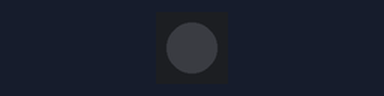
This sketch was run on a simulated ESP8266 (NodeMCU). Shown: 1 RGB LEDs in strip order, left to right. Dim RGB values are drawn brighter than linear; WiFi joins after 1.5 s; servers stay silent unless stated; network time is answered at once with the bench clock; the local clock reads 2024-03-15 10:24:30 at power-on unless the sketch sets it; not simulated (calls return 0 or success): secrets.h; what the sketch prints to the serial monitor is not drawn.

Above: at 0.1 s.
At 2.0 s:
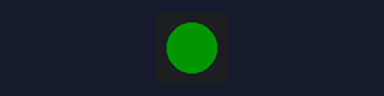
At 3.6 s:
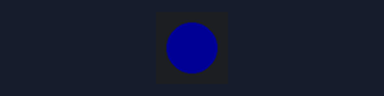
Timing chart, 0 to 5.2 s (numbered marks = the images above):
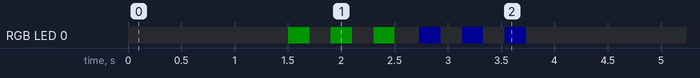

The sketch:

bindayindicator.ino
```cpp
#include <ESP8266WiFi.h>
#include <WiFiUdp.h>
#include <NTPClient.h>
#include <Adafruit_NeoPixel.h>
#include "secrets.h"

// WiFi credentials from secrets.h
const char* ssid     = SECRET_SSID;
const char* password = SECRET_PASS;

// NTP client for time fetching
WiFiUDP ntpUDP;
NTPClient timeClient(ntpUDP);

// NeoPixel strip configuration
#define LED_PIN    D2
#define LED_COUNT  1
Adafruit_NeoPixel strip(LED_COUNT, LED_PIN, NEO_GRB + NEO_KHZ800);

// Global variables and constants for timing and bin management
int currentWeek = 0;
int binNight = 1; // 1 for Monday...

unsigned long previousMillisTimeUpdate = 0;
const long timeUpdateInterval = 24 * 60 * 60 * 1000;  // Update time every 24 hours

unsigned long previousMillis = 0;
const long interval = 30000;  // LED blink interval in milliseconds
bool colorSwitch = false;
int brightness = 20; // LED brightness

int startHour = 17; // Start time for flashing
int endHour = 20;  // End time for flashing

// Bin types
enum BinType {
  NONE,
  GREEN_AND_RED,
  YELLOW_AND_RED
};

BinType currentBinType = NONE;

void setup() {
  Serial.begin(115200);

  // Initialize NeoPixel strip
  strip.begin();
  strip.show();
  strip.setBrightness(brightness);

  // Connect to WiFi
  Serial.print("\nConnecting ");
  WiFi.begin(ssid, password);
  while (WiFi.status() != WL_CONNECTED) {
    delay(500);
    Serial.print(".");
  }
  blinkLed(0, 255, 0, 3, 200);
  Serial.println(" connected to WiFi");

  // Initialize NTP client
  timeClient.begin();
  timeClient.setTimeOffset(10 * 60 * 60); // 10 Hour offset for Brisbane Au.
  timeClient.update();
  blinkLed(0, 0, 255, 3, 200);
}

void loop() {
  unsigned long currentMillis = millis();

  // Update time every 24 hours
  if (currentMillis - previousMillisTimeUpdate >= timeUpdateInterval) {
    previousMillisTimeUpdate = currentMillis;
    timeClient.update();
    blinkLed(0, 0, 255, 3, 200);
    Serial.println("TimeClient Udpated");
  }

  // Handle LED blinking and color
  if (currentMillis - previousMillis >= interval && isWithinBlinkingPeriod()) {
    previousMillis = currentMillis;
    colorSwitch = !colorSwitch;

    // Choose color based on bin type
    if (currentBinType == GREEN_AND_RED) {
      setLedColor(colorSwitch ? 255 : 0, colorSwitch ? 0 : 255, 0);
    } else if (currentBinType == YELLOW_AND_RED) {
      setLedColor(colorSwitch ? 255 : 255, colorSwitch ? 0 : 255, 0);
    } else {
      setLedColor(0, 0, 0);
    }
  }

  // Check bin day
  checkBinDay();
}

void checkBinDay() {
  time_t rawtime = timeClient.getEpochTime();
  struct tm * ti = localtime (&rawtime);
  int currentDayOfYear = ti->tm_yday;
  currentWeek = currentDayOfYear / 7 + 1;
  int referenceGreenWeek = 23;

  // Determine current bin type
  if (ti->tm_wday == binNight) {
    currentBinType = (currentWeek - referenceGreenWeek) % 2 == 0 ? GREEN_AND_RED : YELLOW_AND_RED;
  } else {
    currentBinType = NONE;
  }
}

void setLedColor(int red, int green, int blue) {
  strip.setPixelColor(0, strip.Color(red, green, blue));
  strip.show();
}

void blinkLed(int red, int green, int blue, int times, int wait) {
  for(int i=0; i<times; i++) {
    setLedColor(red, green, blue);
    delay(wait);
    setLedColor(0, 0, 0);
    delay(wait);
  }
}

bool isWithinBlinkingPeriod() {
  int currentHour = timeClient.getHours();
  return currentHour >= startHour && currentHour < endHour;
}
```
